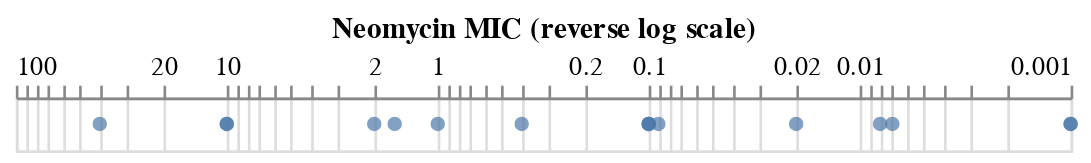

Notebook cell for this chart:
### Code cell
alt.Chart(antibiotics).mark_point(filled=True).encode(
    alt.X('Neomycin:Q', 
        sort='descending',
        scale=alt.Scale(type='log'),
        axis=alt.Axis(orient='top'),
        title='Neomycin MIC (reverse log scale)'
        )
)

### Figure 1 — Vega-Lite specification as saved in the notebook (floating-point values rounded to 4 significant figures)
{"config": {"view": {"continuousWidth": 400, "continuousHeight": 300}}, "data": {"name": "data-8833440f737304311e72aeeffd7b9881"}, "mark": {"type": "point", "filled": true}, "encoding": {"x": {"axis": {"orient": "top"}, "field": "Neomycin", "scale": {"type": "log"}, "sort": "descending", "title": "Neomycin MIC (reverse log scale)", "type": "quantitative"}}, "$schema": "https://vega.github.io/schema/vega-lite/v4.17.0.json", "datasets": {"data-8833440f737304311e72aeeffd7b9881": [{"Bacteria": "Aerobacter aerogenes", "Penicillin": 870.0, "Streptomycin": 1.0, "Neomycin": 1.6, "Gram_Staining": "negative", "Genus": "other"}, {"Bacteria": "Bacillus anthracis", "Penicillin": 0.001, "Streptomycin": 0.01, "Neomycin": 0.007, "Gram_Staining": "positive", "Genus": "other"}, {"Bacteria": "Brucella abortus", "Penicillin": 1.0, "Streptomycin": 2.0, "Neomycin": 0.02, "Gram_Staining": "negative", "Genus": "other"}, {"Bacteria": "Diplococcus pneumoniae", "Penicillin": 0.005, "Streptomycin": 11.0, "Neomycin": 10.0, "Gram_Staining": "positive", "Genus": "other"}, {"Bacteria": "Escherichia coli", "Penicillin": 100.0, "Streptomycin": 0.4, "Neomycin": 0.1, "Gram_Staining": "negative", "Genus": "other"}, {"Bacteria": "Klebsiella pneumoniae", "Penicillin": 850.0, "Streptomycin": 1.2, "Neomycin": 1.0, "Gram_Staining": "negative", "Genus": "other"}, {"Bacteria": "Mycobacterium tuberculosis", "Penicillin": 800.0, "Streptomycin": 5.0, "Neomycin": 2.0, "Gram_Staining": "negative", "Genus": "other"}, {"Bacteria": "Proteus vulgaris", "Penicillin": 3.0, "Streptomycin": 0.1, "Neomycin": 0.1, "Gram_Staining": "negative", "Genus": "other"}, {"Bacteria": "Pseudomonas aeruginosa", "Penicillin": 850.0, "Streptomycin": 2.0, "Neomycin": 0.4, "Gram_Staining": "negative", "Genus": "other"}, {"Bacteria": "Salmonella (Eberthella) typhosa", "Penicillin": 1.0, "Streptomycin": 0.4, "Neomycin": 0.008, "Gram_Staining": "negative", "Genus": "Salmonella"}, {"Bacteria": "Salmonella schottmuelleri", "Penicillin": 10.0, "Streptomycin": 0.8, "Neomycin": 0.09, "Gram_Staining": "negative", "Genus": "Salmonella"}, {"Bacteria": "Staphylococcus albus", "Penicillin": 0.007, "Streptomycin": 0.1, "Neomycin": 0.001, "Gram_Staining": "positive", "Genus": "Staphylococcus"}, {"Bacteria": "Staphylococcus aureus", "Penicillin": 0.03, "Streptomycin": 0.03, "Neomycin": 0.001, "Gram_Staining": "positive", "Genus": "Staphylococcus"}, {"Bacteria": "Streptococcus fecalis", "Penicillin": 1.0, "Streptomycin": 1.0, "Neomycin": 0.1, "Gram_Staining": "positive", "Genus": "Streptococcus"}, {"Bacteria": "Streptococcus hemolyticus", "Penicillin": 0.001, "Streptomycin": 14.0, "Neomycin": 10.0, "Gram_Staining": "positive", "Genus": "Streptococcus"}, {"Bacteria": "Streptococcus viridans", "Penicillin": 0.005, "Streptomycin": 10.0, "Neomycin": 40.0, "Gram_Staining": "positive", "Genus": "Streptococcus"}]}}
